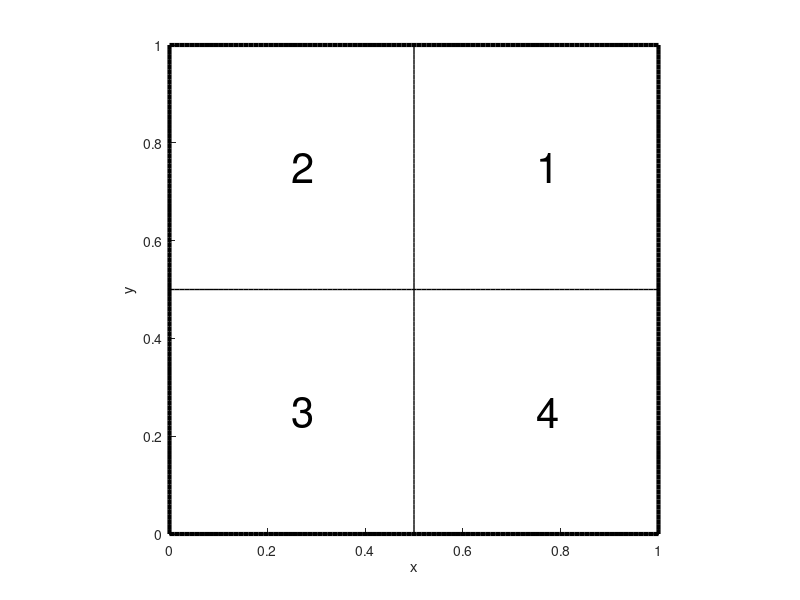

The MATLAB source for this figure: (Note: this script raises an error after producing the figure.)
% Plotting a square


x = linspace(0,1,100);

plot(x,x.*0,'k-','LineWidth',3)
hold on
plot(x,x.*0+1,'k-','LineWidth',3)
plot(x.*0,x,'k-','LineWidth',3)
plot(x.*0+1,x,'k-','LineWidth',3)
plot(x,x.*0+0.5,'k-','LineWidth',1)
plot(x.*0+0.5,x,'k-','LineWidth',1)
axis([0 1 0 1])
axis equal
box off

text(0.75,0.75,'1','FontSize',30)
text(0.25,0.75,'2','FontSize',30)
text(0.25,0.25,'3','FontSize',30)
text(0.75,0.25,'4','FontSize',30)

xlabel('x');
ylabel('y');
exportfig('init.eps')

hold off